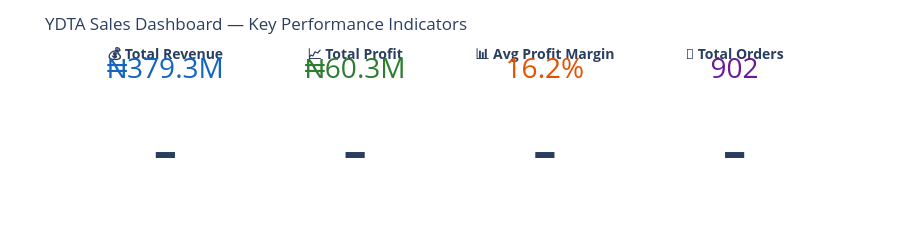

Notebook code for this chart:
### Code cell
total_revenue = df_balanced['Total_Sales'].sum() 
total_profit  = df_balanced['Profit'].sum() 
avg_margin    = df_balanced['Profit_Margin'].mean() 
total_orders  = df_balanced['Order_ID'].nunique() 
  
fig = go.Figure() 
kpis = [ 
    ('💰 Total Revenue',     f'₦{total_revenue/1e6:.1f}M', '#1565C0'), 
    ('📈 Total Profit',      f'₦{total_profit/1e6:.1f}M',  '#2E7D32'), 
    ('📊 Avg Profit Margin', f'{avg_margin:.1f}%',          '#E65100'), 
    ('🛒 Total Orders',      f'{total_orders:,}',           '#6A1B9A'), 
] 
  
for i, (label, value, color) in enumerate(kpis): 
    fig.add_trace(go.Indicator( 
        mode='number', 
        value=None, 
        title={'text': f'<b>{label}</b><br>' 
               f'<span style="font-size:28px;color:{color}">{value}</span>', 
               'font': {'size': 14}}, 
        domain={'row': 0, 'column': i} 
    )) 
  
fig.update_layout( 
    grid={'rows': 1, 'columns': 4}, 
    height=160, 
    title='YDTA Sales Dashboard — Key Performance Indicators', 
    margin={'t': 60, 'b': 10} 
) 
fig.show()

### Figure 1 — Plotly figure (JSON) as saved in the notebook; plotly's stock layout.template omitted (floating-point values rounded to 4 significant figures)
{"data": [{"domain": {"column": 0, "row": 0}, "mode": "number", "title": {"font": {"size": 14}, "text": "<b>💰 Total Revenue</b><br><span style=\"font-size:28px;color:#1565C0\">₦379.3M</span>"}, "type": "indicator"}, {"domain": {"column": 1, "row": 0}, "mode": "number", "title": {"font": {"size": 14}, "text": "<b>📈 Total Profit</b><br><span style=\"font-size:28px;color:#2E7D32\">₦60.3M</span>"}, "type": "indicator"}, {"domain": {"column": 2, "row": 0}, "mode": "number", "title": {"font": {"size": 14}, "text": "<b>📊 Avg Profit Margin</b><br><span style=\"font-size:28px;color:#E65100\">16.2%</span>"}, "type": "indicator"}, {"domain": {"column": 3, "row": 0}, "mode": "number", "title": {"font": {"size": 14}, "text": "<b>🛒 Total Orders</b><br><span style=\"font-size:28px;color:#6A1B9A\">902</span>"}, "type": "indicator"}], "layout": {"grid": {"columns": 4, "rows": 1}, "height": 160, "margin": {"b": 10, "t": 60}, "title": {"text": "YDTA Sales Dashboard — Key Performance Indicators"}}}
